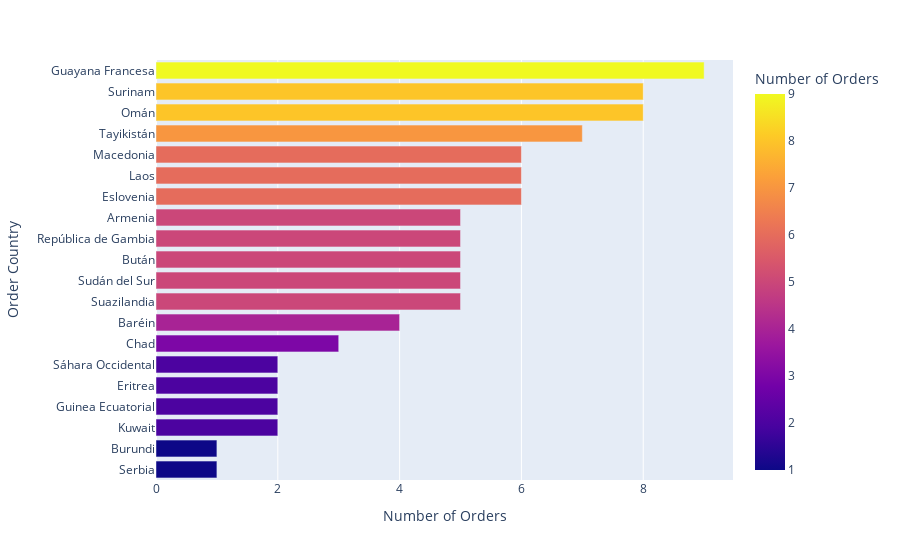

Notebook source saved alongside this figure:
### Code cell
data_countries=df1.groupby(['Order Country'])['Order Id'].count().reset_index(name='Number of Orders').sort_values(by= 'Number of Orders', ascending= True)
px.bar(data_countries.head(20), x='Number of Orders',y = 'Order Country',color ='Number of Orders')

### Figure 1 — Plotly figure (JSON) as saved in the notebook; plotly's stock layout.template omitted (floating-point values rounded to 4 significant figures)
{"data": [{"alignmentgroup": "True", "hovertemplate": "Number of Orders=%{marker.color}<br>Order Country=%{y}<extra></extra>", "legendgroup": "", "marker": {"color": [1, 1, 2, 2, 2, 2, 3, 4, 5, 5, 5, 5, 5, 6, 6, 6, 7, 8, 8, 9], "coloraxis": "coloraxis", "pattern": {"shape": ""}}, "name": "", "offsetgroup": "", "orientation": "h", "showlegend": false, "textposition": "auto", "type": "bar", "x": [1, 1, 2, 2, 2, 2, 3, 4, 5, 5, 5, 5, 5, 6, 6, 6, 7, 8, 8, 9], "xaxis": "x", "y": ["Serbia", "Burundi", "Kuwait", "Guinea Ecuatorial", "Eritrea", "Sáhara Occidental", "Chad", "Baréin", "Suazilandia", "Sudán del Sur", "Bután", "República de Gambia", "Armenia", "Eslovenia", "Laos", "Macedonia", "Tayikistán", "Omán", "Surinam", "Guayana Francesa"], "yaxis": "y"}], "layout": {"barmode": "relative", "coloraxis": {"colorbar": {"title": {"text": "Number of Orders"}}, "colorscale": [[0, "#0d0887"], [0.1111, "#46039f"], [0.2222, "#7201a8"], [0.3333, "#9c179e"], [0.4444, "#bd3786"], [0.5556, "#d8576b"], [0.6667, "#ed7953"], [0.7778, "#fb9f3a"], [0.8889, "#fdca26"], [1, "#f0f921"]]}, "legend": {"tracegroupgap": 0}, "margin": {"t": 60}, "xaxis": {"anchor": "y", "domain": [0, 1], "title": {"text": "Number of Orders"}}, "yaxis": {"anchor": "x", "domain": [0, 1], "title": {"text": "Order Country"}}}}
